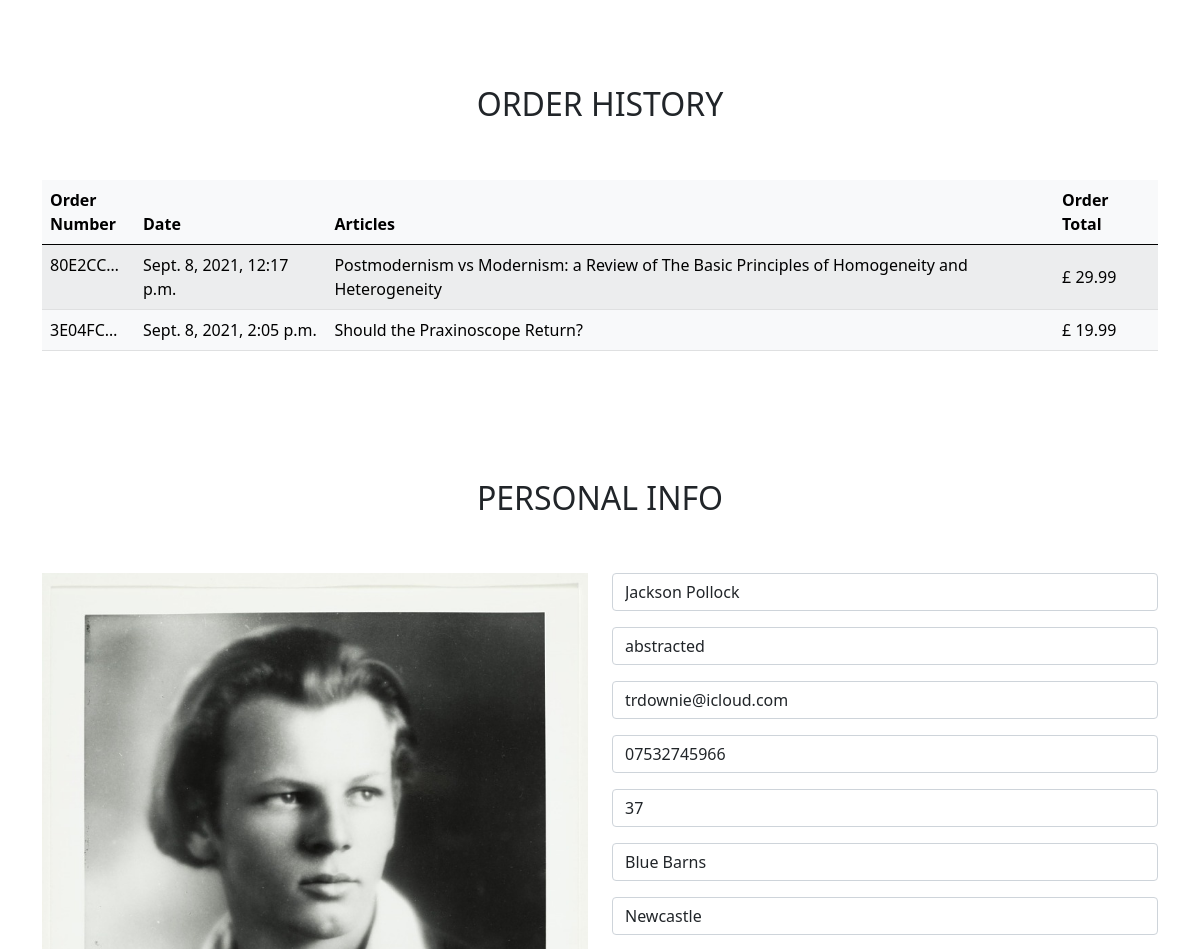
/academics/8 (signed in, middle part), run on an earlier commit of the app's database.
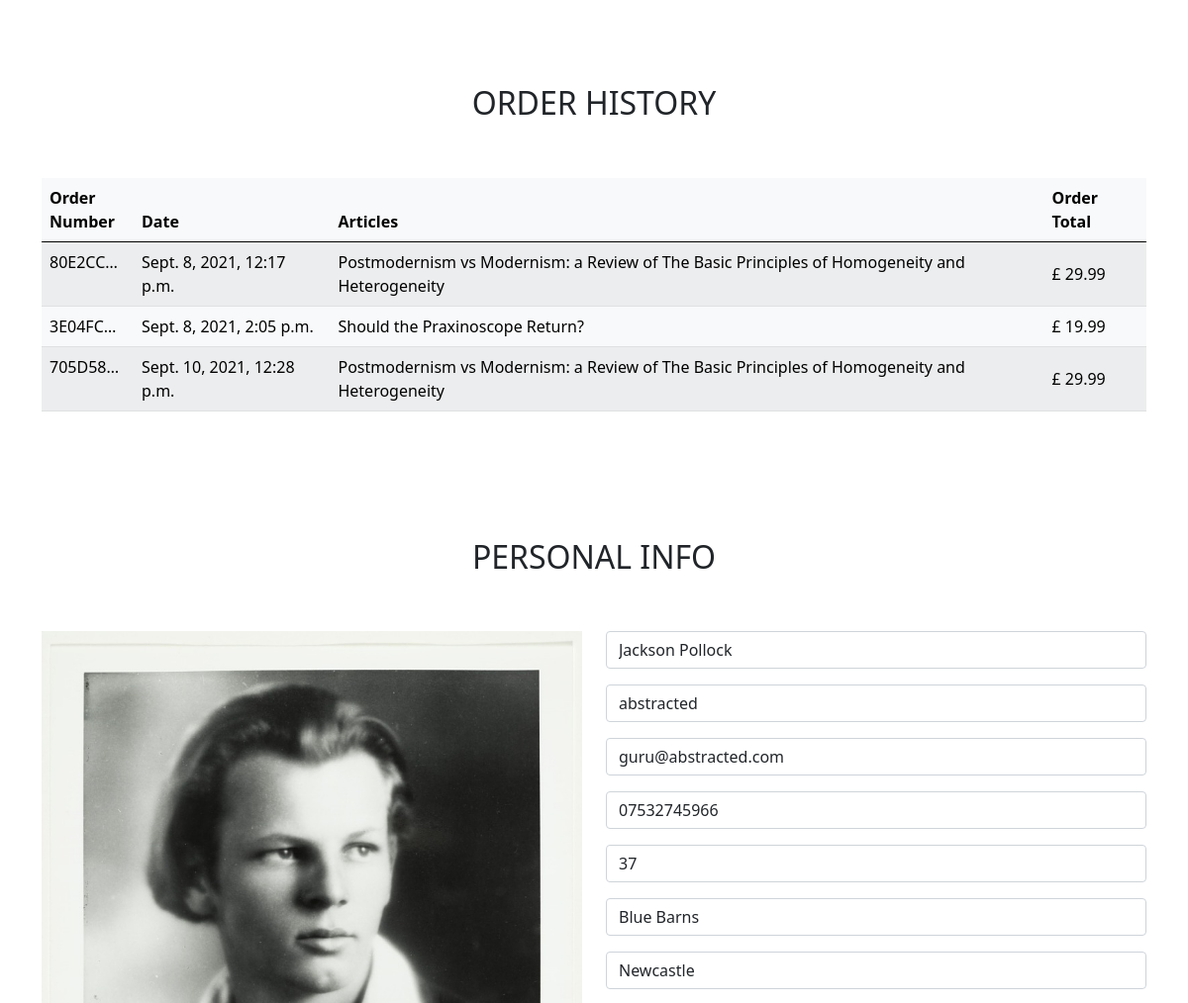
And on a later commit of the database.
### checkout/models.py (models this page shows, shortened)
class Order(models.Model):
    academic = models.ForeignKey(Academic, on_delete=models.SET_NULL,
                                 null=True, blank=True,
                                 related_name='orders')
    order_number = models.CharField(max_length=32, null=False, editable=False)
    date = models.DateTimeField(auto_now_add=True)
    full_name = models.CharField(max_length=50, null=False, blank=False)
    email = models.EmailField(max_length=254, null=False, blank=False)
    phone_number = models.CharField(max_length=20, null=False, blank=False)
    country = CountryField(blank_label='Country *', null=False, blank=False)
    postcode = models.CharField(max_length=20, blank=True)
    town_or_city = models.CharField(max_length=40, null=False, blank=False)
    street_address1 = models.CharField(max_length=80, null=False, blank=False)
    street_address2 = models.CharField(max_length=80, blank=True)
    county = models.CharField(max_length=80, blank=True)
    order_items = models.ManyToManyField(Article)
    order_total = models.DecimalField(max_digits=10, decimal_places=2, null=False, default=0)
    original_bag = models.TextField(null=False, blank=False, default='')
    stripe_pid = models.CharField(max_length=254, null=False, blank=False, default='')
    def update_total(self):
        """
        update order total when saving Order
        """
        self.order_total = sum(article.price for article in self.order_items.all())
    """
    FROM STACK OVERFLOW
    def order_total(self):
        queryset = self.order_items.all().aggregate(
            order_total=models.Sum('price'))
        return queryset["total_price"]
    """
    """
    def calculate_total(self):
        return sum(Article.price for article in self.order_items)
    """
    """
    def update_total(self):
        Update order total each time a line item is added
        self.order_total = self.order_items.aggregate(Sum('price'))
        self.save()
    """

### articles/models.py (models this page shows)
class Article(models.Model):
    proposal = models.BooleanField(default=False)
    title = models.CharField(max_length=200)
    authors = models.ManyToManyField(Academic)  # ['Einstein', 'Tesla', etc.]
    subjects = models.ManyToManyField(Subject)  # ['history', 'maths', etc.]
    article = models.FileField(upload_to='uploads/')
    date = models.DateField()
    summary = models.TextField()
    rating = models.DecimalField(max_digits=2, decimal_places=1, null=True, blank=True)
    price = models.DecimalField(max_digits=6, decimal_places=2)
    image = models.ImageField(blank=True)
    class Meta:
        ordering = ['title']
    def __str__(self):
        return self.title

### academics/models.py (models this page shows, shortened)
class Academic(models.Model):
    user = models.OneToOneField(User, on_delete=models.CASCADE,
                                related_name='academic', null=True)
    name = models.CharField(max_length=70)
    username = models.CharField(max_length=15)  # to delete?
    default_email = models.EmailField(max_length=254, blank=True)
    default_phone_number = models.CharField(max_length=20, blank=True)
    default_street_address1 = models.CharField(max_length=80, blank=True)
    default_street_address2 = models.CharField(max_length=80, blank=True)
    default_town_or_city = models.CharField(max_length=40, blank=True)
    default_county = models.CharField(max_length=80, blank=True)
    default_postcode = models.CharField(max_length=20, blank=True)
    default_country = CountryField(blank_label='Country', blank=True)
    about = models.TextField()
    level = models.DecimalField(max_digits=4, decimal_places=1, null=True, blank=True)
    image = models.ImageField(blank=True)
    following = models.ManyToManyField('self', symmetrical=False, blank=True)
    subscribers = models.DecimalField(max_digits=9, decimal_places=0, null=True, blank=True)
    class Meta:
        ordering = ['name']

### academics/views.py (the view)
# urls.py: path('<academic_id>', views.academic_profile, name='academic_profile'),
def academic_profile(request, academic_id):
    academic = get_object_or_404(Academic, pk=academic_id)
    if request.method == 'POST':
        form = AcademicProfileForm(request.POST, instance=academic)
        if form.is_valid():
            form.save()
            messages.success(request, f'Profile updated, {academic.name}')
        else:
            messages.error(request, 'Profile not updated. Please check form!')
    else:
        form = AcademicProfileForm(instance=academic)
    followers = academic.academic_set.all().count()
    form = AcademicProfileForm(instance=academic)
    orders = academic.orders.all()
    articles = academic.article_set.all()
    context = {
        'academic': academic,
        'followers': followers,
        'form': form,
        'orders': orders,
        'on_profile': True,
        'articles': articles
    }
    return render(request, 'academics/academic_profile.html', context)

### bag/contexts.py (called while the page is built, shortened)
def bag_contents(request):
    bag_articles = []
    bag_subscriptions = []
    bag_total = 0
    article_count = 0
    subscription_count = 0
    bag = request.session.get('bag', {})
    context = {
        'bag_articles': bag_articles,
        'bag_subscriptions': bag_subscriptions,
        'bag_total': bag_total,
        'article_count': article_count,
        'subscription_count': subscription_count,
    }
    return context

### academics/templates/academics/academic_profile.html (shortened to what this page needs)
{% extends "base.html" %}
{% load static %}
{% block content %}
    <div id="main-content" class="container">
        {% if user.username == academic.username %}
            {% include 'includes/order_history.html' %}
        {% endif %}
        {% if user.username == academic.username %}
            <div class="row">
                <h2 class="center mt-3 pt-5">PERSONAL INFO</h2>
            </div>
        {% endif %}
        <div class="row">
            <div class="col-6 my-5">
                <a href="{{ academic.image.url }}" target="_blank">
                    <img class="article-image" src="{{ academic.image.url }}"  alt="{{ academic.name }}">
                </a>
            </div>
            <div class="col-6">
                {% if user.username == academic.username %}
                    {% include 'includes/profile.html' %}
                {% endif %}
            </div>
        </div>
{% endblock %}

### templates/base.html (shortened to what this page needs)
{% load static %}
<!DOCTYPE html>
<html lang="en">
    <head>
        {% block core_css %}
            <link href="https://cdn.jsdelivr.net/npm/bootstrap@5.1.0/dist/css/bootstrap.min.css" rel="stylesheet"
>
            <link rel="stylesheet" href="https://cdnjs.cloudflare.com/ajax/libs/font-awesome/5.15.4/css/all.min.css"
>
            <link rel="stylesheet" href="{% static 'css/base.css' %}">
        {% endblock %}
    </head>
    <body>
        {% block content %}
        {% endblock %}
    </body>
</html>

### academics/templates/includes/order_history.html
<div class="row">
    <h2 class="center mt-3 pt-5">ORDER HISTORY</h2>
</div>
<div id="order-history" class="row my-5">
    <div class="">
        <table class="table table-light table-striped">
            <thead>
                <tr>
                    <th scope="col">Order Number</th>
                    <th scope="col">Date</th>
                    <th scope="col">Articles</th>
                    <th scope="col">Order Total</th>
                </tr>
            </thead>
            <tbody>
                {% for order in orders %}
                    <tr>
                        <td class="col-1">
                            <a href="{% url 'order_history' order.order_number %}" title="{{ order.order_number }}">{{ order.order_number|truncatechars:7 }}</a>
                        </td>
                        <td class="align-middle">{{ order.date }}</td>
                        <td class="align-middle">{% for article in order.order_items.all %}{% if not forloop.counter == 1 %}<br>{% endif %}{{ article }}{% endfor %}</td>
                        <td class="align-middle">£ {{ order.order_total }}</td>
                    </tr>
                {% endfor %}
            </tbody>
        </table>
    </div>
</div>

### academics/templates/includes/profile.html (shortened to what this page needs)
<div class="my-5">
    <form action="{% url 'academic_profile' academic.id %}" method="POST" id="profile-form">
        {{ form|crispy }}
        </div>
</div>

### static/css/base.css (style rules this page uses)
html { font-family: Montserrat, sans-serif; font-size: 16px; }
.center { text-align: center; }
#main-content { min-height: 750px; }
.article-image { max-width: 100%; }
#order-history { max-height: 400px; overflow-y: auto; }

What changed in the data, as far as the page shows it:
added Order: order_number "705D58…", date "Sept. 10, 2021, 12:28 p.m.", order_total "29.99", Article (title "Postmodernism vs Modernism: a Review of The Basic Principles of Homogeneity and Heterogeneity")
changed Academic "Jackson Pollock": default_email "trdownie@icloud.com" → "guru@abstracted.com"
